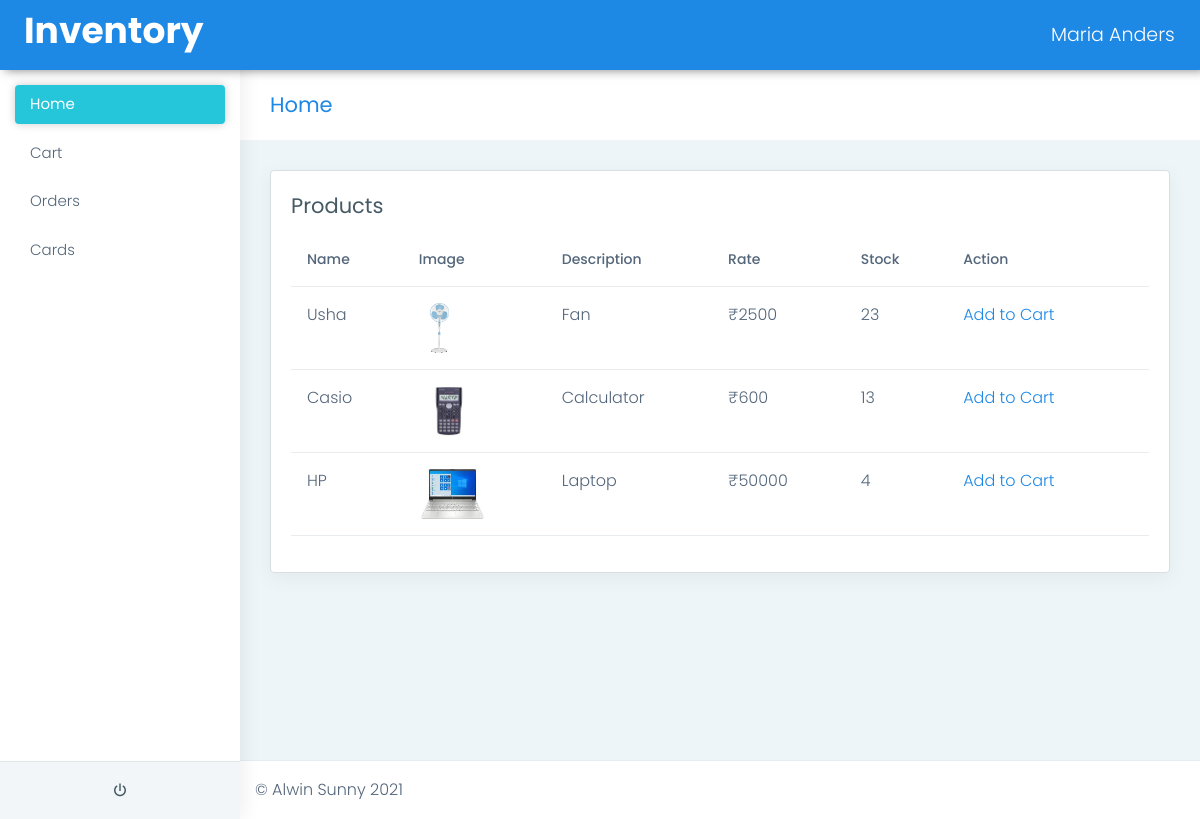
The page /user/index.php (signed in) on the database as committed earlier.
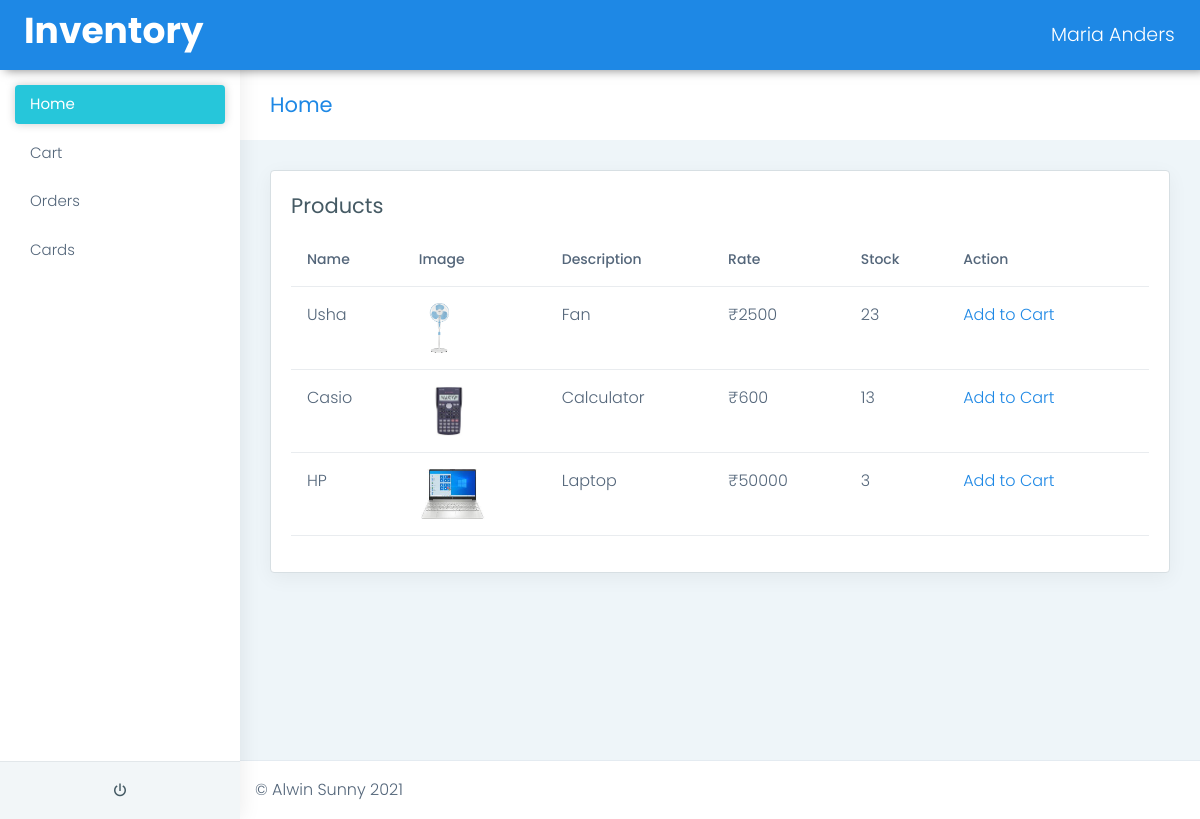
The same page on the database as committed later.
### tables this page shows
CREATE TABLE `tbl_product` (
  `product_id` int(11) NOT NULL,
  `product_name` varchar(25) NOT NULL,
  `product_img` varchar(255) NOT NULL,
  `product_desc` varchar(255) NOT NULL,
  `product_rate` int(11) NOT NULL,
  `product_stock` int(11) NOT NULL
);

### user/index.php (the view, shortened to what this page needs)
<?php
include("header.php");
?>
<div class="page-breadcrumb">
    <div class="row align-items-center">
        <div class="col-md-6 col-8 align-self-center">
            <h3 class="page-title mb-0 p-0">Home</h3>
        </div>
    </div>
</div>
<div class="container-fluid">
    <div class="col-sm-12">
        <div class="card">
            <div class="card-body">
                <h4 class="card-title">Products</h4>
                <div class="table-responsive">
                    <table class="table user-table">
                        <thead>
                            <tr>
                                <th class="border-top-0">Name</th>
                                <th class="border-top-0">Image</th>
                                <th class="border-top-0">Description</th>
                                <th class="border-top-0">Rate</th>
                                <th class="border-top-0">Stock</th>
                                <th class="border-top-0">Action</th>
                            </tr>
                        </thead>
                        <tbody>
                            <?php
                            include('../config.php');
                            $sql = "SELECT * FROM tbl_product WHERE product_stock>0";
                            $result = mysqli_query($conn, $sql);
                            if (mysqli_num_rows($result) > 0) {
                                while ($row = mysqli_fetch_assoc($result)) {
                                    echo "<tr><td>" . $row['product_name'] . "</td>";
                                    echo "<td><img src='../images/" . $row['product_img'] . "' height='50px'></td>";
                                    echo "<td>" . $row['product_desc'] . "</td>";
                                    echo "<td>₹" . $row['product_rate'] . "</td>";
                                    echo "<td>" . $row['product_stock'] . "</td>";
                                    echo "<td>";
                                    echo "<a href='cart_add.php?product_id=" . $row['product_id'] . "'>Add to Cart</a>&emsp;";
                                    echo "</td></tr>";
                                }
                            } else {
                                echo "0 results";
                            }
                            ?>
                        </tbody>
                    </table>
                </div>
            </div>
        </div>
    </div>
</div>
<?php
include("footer.php");
?>

Rows that differ between the two databases and show on the page:
changed tbl_product "HP": product_stock "4" → "3"
